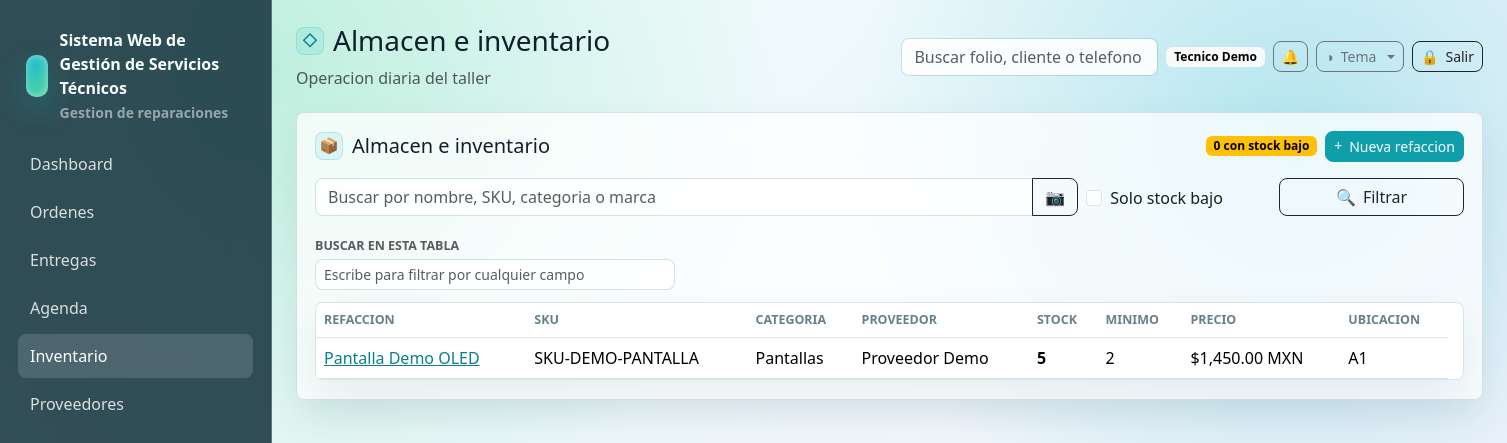
Page /inventario (signed in) on the earlier database version.
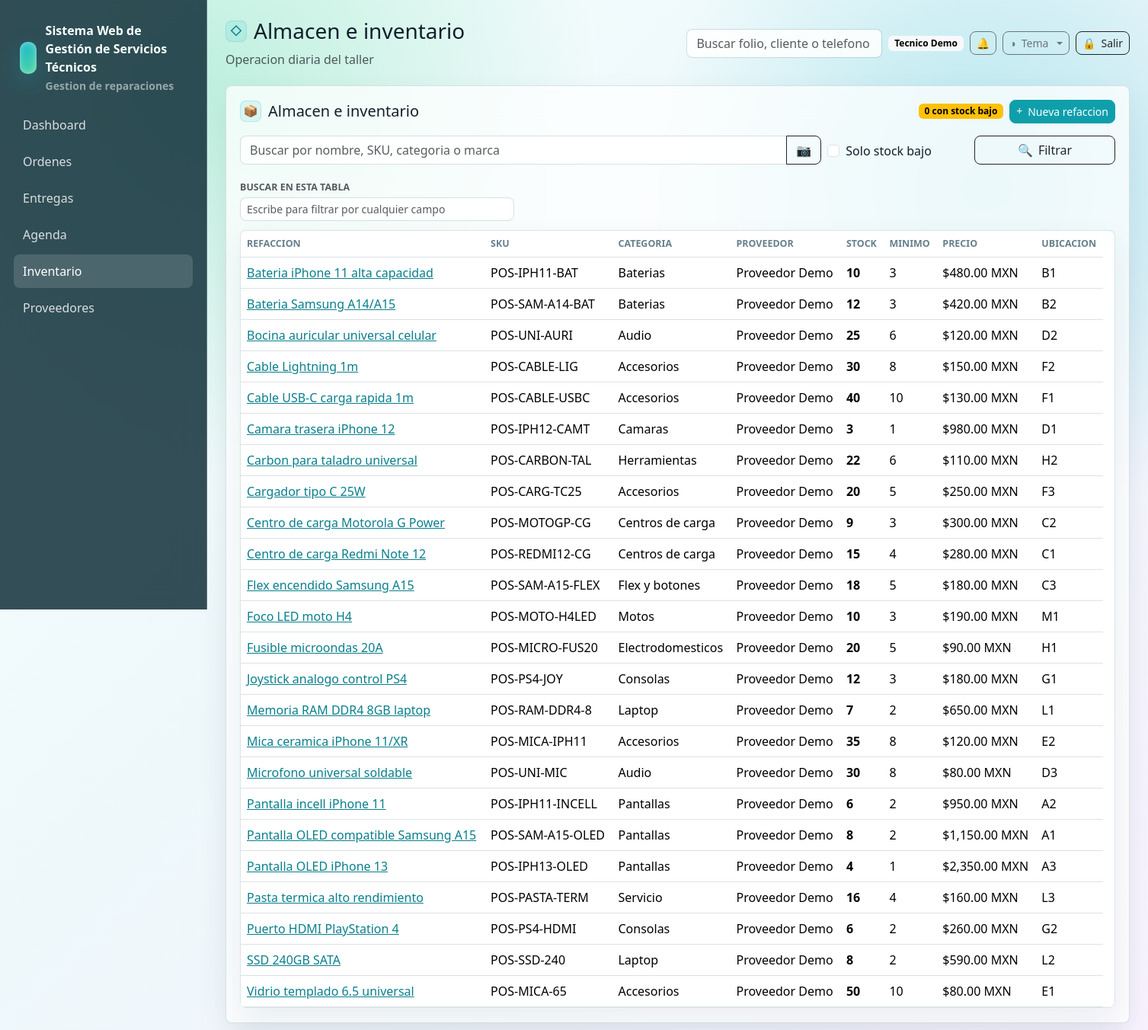
Same page on the later database version.
### tables this page shows
CREATE TABLE users (
    id INT UNSIGNED AUTO_INCREMENT PRIMARY KEY,
    name VARCHAR(160) NOT NULL,
    email VARCHAR(190) NOT NULL UNIQUE,
    password VARCHAR(255) NOT NULL,
    phone VARCHAR(40) NULL,
    status ENUM('activo','inactivo','bloqueado') NOT NULL DEFAULT 'activo',
    last_login_at DATETIME NULL,
    created_at DATETIME NOT NULL DEFAULT CURRENT_TIMESTAMP,
    updated_at DATETIME NULL ON UPDATE CURRENT_TIMESTAMP,
    deleted_at DATETIME NULL
);

CREATE TABLE refacciones (
    id INT UNSIGNED AUTO_INCREMENT PRIMARY KEY,
    proveedor_id INT UNSIGNED NULL,
    nombre VARCHAR(190) NOT NULL,
    sku VARCHAR(100) NOT NULL UNIQUE,
    categoria VARCHAR(120) NULL,
    marca VARCHAR(120) NULL,
    modelo_compatible VARCHAR(160) NULL,
    costo DECIMAL(12,2) NOT NULL DEFAULT 0,
    precio_venta DECIMAL(12,2) NOT NULL DEFAULT 0,
    stock_actual INT NOT NULL DEFAULT 0,
    stock_minimo INT NOT NULL DEFAULT 0,
    ubicacion VARCHAR(120) NULL,
    estatus ENUM('activo','inactivo') NOT NULL DEFAULT 'activo',
    created_at DATETIME NOT NULL DEFAULT CURRENT_TIMESTAMP,
    updated_at DATETIME NULL ON UPDATE CURRENT_TIMESTAMP,
    deleted_at DATETIME NULL,
    CONSTRAINT fk_ref_proveedor FOREIGN KEY (proveedor_id) REFERENCES proveedores(id) ON DELETE SET NULL,
    INDEX idx_ref_stock (stock_actual, stock_minimo)
);

CREATE TABLE proveedores (
    id INT UNSIGNED AUTO_INCREMENT PRIMARY KEY,
    nombre VARCHAR(190) NOT NULL,
    contacto VARCHAR(160) NULL,
    telefono VARCHAR(40) NULL,
    email VARCHAR(190) NULL,
    domicilio VARCHAR(255) NULL,
    sitio_web VARCHAR(190) NULL,
    notas TEXT NULL,
    estatus ENUM('activo','inactivo') NOT NULL DEFAULT 'activo',
    created_at DATETIME NOT NULL DEFAULT CURRENT_TIMESTAMP,
    updated_at DATETIME NULL ON UPDATE CURRENT_TIMESTAMP,
    deleted_at DATETIME NULL
);

### resources/views/inventario/index.php (the view, shortened to what the rows shown need)
<div class="glass-card">
    <div class="d-flex justify-content-between align-items-center gap-2 flex-wrap mb-3">
        <h2 class="h5 mb-0" data-icon="&#128230;">Almacen e inventario</h2>
        <div class="d-flex gap-2 flex-wrap">
            <span class="badge text-bg-warning align-self-center"><?= count($stockBajo) ?> con stock bajo</span>
            <a class="btn btn-primary btn-sm" data-icon="&#43;" href="<?= e(url('/inventario/create')) ?>">Nueva refaccion</a>
        </div>
    </div>
    <form class="row g-2 mb-3" method="get" action="<?= e(url('/inventario')) ?>">
        <div class="col-md-8">
            <div class="input-group">
                <input class="form-control" id="inv-q" name="q" value="<?= e($filtros['q']) ?>" placeholder="Buscar por nombre, SKU, categoria o marca">
                <button class="btn btn-outline-dark" type="button" data-barcode-scan="inv-q" data-barcode-submit data-icon="&#128247;" aria-label="Escanear codigo de barras"></button>
            </div>
        </div>
        <div class="col-md-2">
            <div class="form-check mt-2">
                <input class="form-check-input" type="checkbox" id="solo_bajo" name="solo_bajo" value="1" <?= !empty($filtros['solo_bajo']) ? 'checked' : '' ?>>
                <label class="form-check-label" for="solo_bajo">Solo stock bajo</label>
            </div>
        </div>
        <div class="col-md-2 d-grid"><button class="btn btn-outline-dark" data-icon="&#128269;">Filtrar</button></div>
    </form>
    <div class="table-wrap">
        <table class="table align-middle">
            <thead><tr><th>Refaccion</th><th>SKU</th><th>Categoria</th><th>Proveedor</th><th>Stock</th><th>Minimo</th><th>Precio</th><th>Ubicacion</th></tr></thead>
            <tbody>
            <?php foreach ($refacciones as $item): ?>
                <?php $bajo = (int) $item['stock_actual'] <= (int) $item['stock_minimo']; ?>
                <tr>
                    <td>
                        <a href="<?= e(url('/inventario/' . $item['id'])) ?>"><?= e($item['nombre']) ?></a>
                    </td>
                    <td><?= e($item['sku']) ?></td>
                    <td><?= e($item['categoria'] ?: '-') ?></td>
                    <td><?= e($item['proveedor_nombre'] ?: '-') ?></td>
                    <td><strong class="<?= $bajo ? 'text-danger' : '' ?>"><?= e($item['stock_actual']) ?></strong></td>
                    <td><?= e($item['stock_minimo']) ?></td>
                    <td><?= e(formatearMoneda((float) $item['precio_venta'])) ?></td>
                    <td><?= e($item['ubicacion'] ?: '-') ?></td>
                </tr>
            <?php endforeach; ?>
            </tbody>
        </table>
    </div>
</div>

### app/Core/Router.php (shortened to what the rows shown need)
<?php
final class Router
{
    private array $routes = [];
    private function add(string $method, string $path, callable|array $handler): void
    {
        $pattern = preg_replace('#\{([a-zA-Z_][a-zA-Z0-9_]*)\}#', '(?P<$1>[^/]+)', $path);
        $this->routes[] = [
            'method' => $method,
            'path' => $path,
            'pattern' => '#^' . $pattern . '$#',
            'handler' => $handler,
        ];
    }
    public function dispatch(Request $request): void
    {
        foreach ($this->routes as $route) {
            if ($route['method'] !== $request->method()) {
                continue;
            }
            if (preg_match($route['pattern'], $request->path(), $matches)) {
                $params = array_filter($matches, 'is_string', ARRAY_FILTER_USE_KEY);
                $handler = $route['handler'];
                if (is_array($handler)) {
                    [$class, $method] = $handler;
                    $controller = new $class();
                    $controller->{$method}($request, ...array_values($params));
                    return;
                }
                return;
            }
        }
    }
}

### resources/views/layouts/app.php (shortened to what the rows shown need)
<?php
$user = Auth::user();
$appConfig = require BASE_PATH . '/config/app.php';
$systemName = (string) ($appConfig['name'] ?? 'Servicio Tecnico');
$businessLogo = '';
try {
    $cfg = new ConfiguracionService();
    $systemName = trim((string) $cfg->get('sistema.nombre', $systemName)) ?: $systemName;
    $businessLogo = config_asset_src((string) $cfg->get('negocio.logo_url', ''));
} catch (Throwable) {
    $businessLogo = '';
}
?>
<!doctype html>
<html lang="es">
<head>
    <link href="https://cdn.jsdelivr.net/npm/bootstrap@5.3.3/dist/css/bootstrap.min.css" rel="stylesheet">
    <link href="<?= e(asset('css/app.css') . '?v=20260708-pos-modal-theme') ?>" rel="stylesheet">
    <link href="<?= e(asset('css/themes/crystal.css') . '?v=20260708-pos-modal-theme') ?>" rel="stylesheet">
    <link href="<?= e(asset('css/themes/dark.css') . '?v=20260708-pos-modal-theme') ?>" rel="stylesheet">
    <link href="<?= e(asset('css/themes/live.css') . '?v=20260708-pos-modal-theme') ?>" rel="stylesheet">
    <link href="<?= e(asset('css/themes/blueprint.css') . '?v=20260708-pos-modal-theme') ?>" rel="stylesheet">
</head>
<body>
<div class="app-shell">
    <aside class="sidebar" id="app-sidebar">
        <div class="brand">
            <?php if ($businessLogo !== ''): ?>
                <img class="brand-logo" src="<?= e($businessLogo) ?>" alt="<?= e($systemName) ?>">
            <?php else: ?>
                <div class="brand-mark"></div>
            <?php endif; ?>
            <div>
                <div><?= e($systemName) ?></div>
                <small class="text-white-50">Gestion de reparaciones</small>
            </div>
        </div>
        <nav class="nav flex-column">
            <?php foreach ([
                ['Dashboard', '/', 'dashboard'],
                ['Clientes', '/clientes', 'clientes'],
                ['Equipos', '/equipos', 'equipos'],
                ['Ordenes', '/ordenes', 'ordenes'],
                ['Entregas', '/entregas', 'ordenes'],
                ['Punto de venta', '/punto-venta', 'punto_venta'],
                ['Caja', '/caja', 'caja'],
                ['Agenda', '/agenda', 'agenda'],
                ['Inventario', '/inventario', 'inventario'],
                ['Proveedores', '/proveedores', 'proveedores'],
                ['Garantias', '/garantias', 'garantias'],
                ['Reportes', '/reportes', 'reportes'],
                ['Configuracion', '/configuracion', 'configuracion'],
                ['Usuarios y roles', '/usuarios', 'usuarios'],
            ] as [$label, $href, $module]): ?>
                <?php if (Auth::can($module, 'ver')): ?>
                    <a class="nav-link <?= e(is_active($href)) ?>" href="<?= e(url($href)) ?>"><?= e($label) ?></a>
                <?php endif; ?>
            <?php endforeach; ?>
        </nav>
    </aside>
    <main class="main">
        <header class="topbar">
            <div class="topbar-title">
                <h1 class="h3 mb-1" data-icon="&#9671;"><?= e($title ?? '') ?></h1>
                <div class="text-muted">Operacion diaria del taller</div>
            </div>
            <div class="d-flex align-items-center gap-2 topbar-actions">
                <form class="d-none d-md-block" action="<?= e(url('/ordenes')) ?>">
                    <input class="form-control" name="q" placeholder="Buscar folio, cliente o telefono">
                </form>
                <span class="badge text-bg-light topbar-user"><?= e($user['name'] ?? 'Usuario') ?></span>
                <div class="dropdown">
                    <button class="btn btn-outline-secondary btn-sm notif-bell" type="button" data-bs-toggle="dropdown" aria-expanded="false" aria-label="Notificaciones">
                        &#128276;
                    </button>
                </div>
                <div class="dropdown theme-switcher">
                    <button class="btn btn-outline-secondary btn-sm dropdown-toggle" type="button" data-bs-toggle="dropdown" aria-expanded="false" aria-label="Tema" data-icon="&#9681;"><span class="btn-label">Tema</span></button>
                </div>
                <form method="post" action="<?= e(url('/logout')) ?>">
                    <button class="btn btn-outline-dark btn-sm" aria-label="Salir" data-icon="&#128274;"><span class="btn-label">Salir</span></button>
                </form>
            </div>
        </header>
        <?= $content ?>
    </main>
</div>
</body>
</html>

Differences in the rows shown:
added refacciones: nombre "Bateria iPhone 11 alta capacidad", sku "POS-IPH11-BAT", categoria "Baterias", proveedor.nombre "Proveedor Demo", stock_actual "10", stock_minimo "3", precio_venta "$480.00 MXN", ubicacion "B1"
added refacciones: nombre "Bateria Samsung A14/A15", sku "POS-SAM-A14-BAT", categoria "Baterias", proveedor.nombre "Proveedor Demo", stock_actual "12", stock_minimo "3", precio_venta "$420.00 MXN", ubicacion "B2"
added refacciones: nombre "Bocina auricular universal celular", sku "POS-UNI-AURI", categoria "Audio", proveedor.nombre "Proveedor Demo", stock_actual "25", stock_minimo "6", precio_venta "$120.00 MXN", ubicacion "D2"
added refacciones: nombre "Cable Lightning 1m", sku "POS-CABLE-LIG", categoria "Accesorios", proveedor.nombre "Proveedor Demo", stock_actual "30", stock_minimo "8", precio_venta "$150.00 MXN", ubicacion "F2"
added refacciones: nombre "Cable USB-C carga rapida 1m", sku "POS-CABLE-USBC", categoria "Accesorios", proveedor.nombre "Proveedor Demo", stock_actual "40", stock_minimo "10", precio_venta "$130.00 MXN", ubicacion "F1"
added refacciones: nombre "Camara trasera iPhone 12", sku "POS-IPH12-CAMT", categoria "Camaras", proveedor.nombre "Proveedor Demo", stock_actual "3", stock_minimo "1", precio_venta "$980.00 MXN", ubicacion "D1"
added refacciones: nombre "Carbon para taladro universal", sku "POS-CARBON-TAL", categoria "Herramientas", proveedor.nombre "Proveedor Demo", stock_actual "22", stock_minimo "6", precio_venta "$110.00 MXN", ubicacion "H2"
added refacciones: nombre "Cargador tipo C 25W", sku "POS-CARG-TC25", categoria "Accesorios", proveedor.nombre "Proveedor Demo", stock_actual "20", stock_minimo "5", precio_venta "$250.00 MXN", ubicacion "F3"
added refacciones: nombre "Centro de carga Motorola G Power", sku "POS-MOTOGP-CG", categoria "Centros de carga", proveedor.nombre "Proveedor Demo", stock_actual "9", stock_minimo "3", precio_venta "$300.00 MXN", ubicacion "C2"
added refacciones: nombre "Centro de carga Redmi Note 12", sku "POS-REDMI12-CG", categoria "Centros de carga", proveedor.nombre "Proveedor Demo", stock_actual "15", stock_minimo "4", precio_venta "$280.00 MXN", ubicacion "C1"
added refacciones: nombre "Flex encendido Samsung A15", sku "POS-SAM-A15-FLEX", categoria "Flex y botones", proveedor.nombre "Proveedor Demo", stock_actual "18", stock_minimo "5", precio_venta "$180.00 MXN", ubicacion "C3"
added refacciones: nombre "Foco LED moto H4", sku "POS-MOTO-H4LED", categoria "Motos", proveedor.nombre "Proveedor Demo", stock_actual "10", stock_minimo "3", precio_venta "$190.00 MXN", ubicacion "M1"
added refacciones: nombre "Fusible microondas 20A", sku "POS-MICRO-FUS20", categoria "Electrodomesticos", proveedor.nombre "Proveedor Demo", stock_actual "20", stock_minimo "5", precio_venta "$90.00 MXN", ubicacion "H1"
added refacciones: nombre "Joystick analogo control PS4", sku "POS-PS4-JOY", categoria "Consolas", proveedor.nombre "Proveedor Demo", stock_actual "12", stock_minimo "3", precio_venta "$180.00 MXN", ubicacion "G1"
added refacciones: nombre "Memoria RAM DDR4 8GB laptop", sku "POS-RAM-DDR4-8", categoria "Laptop", proveedor.nombre "Proveedor Demo", stock_actual "7", stock_minimo "2", precio_venta "$650.00 MXN", ubicacion "L1"
added refacciones: nombre "Mica ceramica iPhone 11/XR", sku "POS-MICA-IPH11", categoria "Accesorios", proveedor.nombre "Proveedor Demo", stock_actual "35", stock_minimo "8", precio_venta "$120.00 MXN", ubicacion "E2"
added refacciones: nombre "Microfono universal soldable", sku "POS-UNI-MIC", categoria "Audio", proveedor.nombre "Proveedor Demo", stock_actual "30", stock_minimo "8", precio_venta "$80.00 MXN", ubicacion "D3"
added refacciones: nombre "Pantalla incell iPhone 11", sku "POS-IPH11-INCELL", categoria "Pantallas", proveedor.nombre "Proveedor Demo", stock_actual "6", stock_minimo "2", precio_venta "$950.00 MXN", ubicacion "A2"
changed refacciones: nombre "Pantalla Demo OLED" → "Pantalla OLED compatible Samsung A15"; sku "SKU-DEMO-PANTALLA" → "POS-SAM-A15-OLED"; stock_actual "5" → "8"; precio_venta "$1,450.00 MXN" → "$1,150.00 MXN"
added refacciones: nombre "Pantalla OLED iPhone 13", sku "POS-IPH13-OLED", categoria "Pantallas", proveedor.nombre "Proveedor Demo", stock_actual "4", stock_minimo "1", precio_venta "$2,350.00 MXN", ubicacion "A3"
added refacciones: nombre "Pasta termica alto rendimiento", sku "POS-PASTA-TERM", categoria "Servicio", proveedor.nombre "Proveedor Demo", stock_actual "16", stock_minimo "4", precio_venta "$160.00 MXN", ubicacion "L3"
added refacciones: nombre "Puerto HDMI PlayStation 4", sku "POS-PS4-HDMI", categoria "Consolas", proveedor.nombre "Proveedor Demo", stock_actual "6", stock_minimo "2", precio_venta "$260.00 MXN", ubicacion "G2"
added refacciones: nombre "SSD 240GB SATA", sku "POS-SSD-240", categoria "Laptop", proveedor.nombre "Proveedor Demo", stock_actual "8", stock_minimo "2", precio_venta "$590.00 MXN", ubicacion "L2"
added refacciones: nombre "Vidrio templado 6.5 universal", sku "POS-MICA-65", categoria "Accesorios", proveedor.nombre "Proveedor Demo", stock_actual "50", stock_minimo "10", precio_venta "$80.00 MXN", ubicacion "E1"
